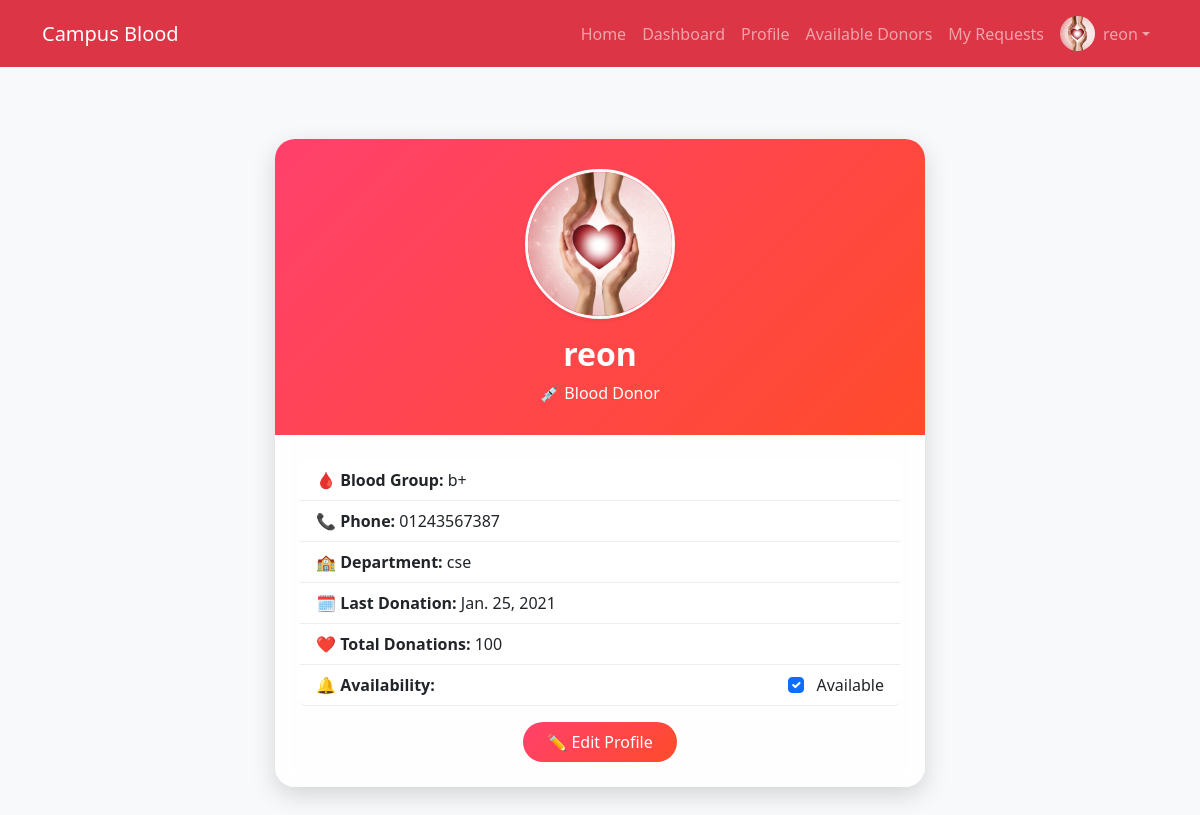
Page /profile/ (signed in) on the committed database.
### blood/models.py (models this page shows, shortened)
class Donor(models.Model):
    user = models.OneToOneField(User, on_delete=models.CASCADE)
    blood_group = models.CharField(max_length=5)
    phone = models.CharField(max_length=15)
    department = models.CharField(max_length=100)
    available = models.BooleanField(default=True)
    last_donation_date = models.DateField(null=True, blank=True)
    donation_count = models.IntegerField(default=0)
    profile_pic = models.ImageField(upload_to='profile_pics/', null=True, blank=True)

### blood/views.py (the view)
# urls.py: path('profile/', views.profile, name='profile'),
@login_required
def profile(request):
    try:
        donor_profile = Donor.objects.get(user=request.user)
    except Donor.DoesNotExist:
        return redirect('create_donor_profile')
    return render(request, 'blood/profile.html', {'donor_profile': donor_profile})

### blood/templates/blood/profile.html (shortened to what this page needs)
{% extends 'blood/base.html' %}
{% block content %}
<div class="container py-5">
    {% if donor_profile %}
    <div class="profile-card mx-auto" style="max-width: 650px;">
        <div class="profile-header text-center">
            <img src="{% if donor_profile.profile_pic %}{{ donor_profile.profile_pic.url }}{% else %}https://via.placeholder.com/150{% endif %}"
                 class="rounded-circle border border-3 border-light shadow-sm mb-3"
                 style="width:150px; height:150px; object-fit:cover;" alt="Profile Picture">
            <h2>{{ request.user.username }}</h2>
            <p class="mb-0">💉 Blood Donor</p>
        </div>
        <div class="profile-body">
            <ul class="list-group mb-3">
                <li class="list-group-item"><strong>🩸 Blood Group:</strong> {{ donor_profile.blood_group }}</li>
                <li class="list-group-item"><strong>📞 Phone:</strong> {{ donor_profile.phone }}</li>
                <li class="list-group-item"><strong>🏫 Department:</strong> {{ donor_profile.department }}</li>
                <li class="list-group-item"><strong>🗓 Last Donation:</strong> {{ donor_profile.last_donation_date|default:"Not donated yet" }}</li>
                <li class="list-group-item"><strong>❤️ Total Donations:</strong> {{ donor_profile.donation_count }}</li>
                <li class="list-group-item d-flex align-items-center justify-content-between">
                    <strong>🔔 Availability:</strong>
                    <div>
                        <input type="checkbox" id="availabilityToggle" class="form-check-input"
                               {% if donor_profile.available %}checked{% endif %}>
                        <label for="availabilityToggle" class="ms-2">{{ donor_profile.available|yesno:"Available,Not Available" }}</label>
                    </div>
                </li>
            </ul>
            <div class="text-center">
                <a href="{% url 'edit_profile' %}" class="btn btn-primary px-4 py-2">✏️ Edit Profile</a>
            </div>
        </div>
    </div>
    {% endif %}
</div>
{% endblock %}

### blood/templates/blood/base.html (shortened to what this page needs)
<!DOCTYPE html>
<html lang="en">
<head>
    <link href="https://cdn.jsdelivr.net/npm/bootstrap@5.3.2/dist/css/bootstrap.min.css" rel="stylesheet">
</head>
<body class="bg-light">
<nav class="navbar navbar-expand-lg navbar-dark bg-danger">
    <div class="container">
        <a class="navbar-brand" href="{% url 'dashboard' %}">Campus Blood</a>
        <div class="collapse navbar-collapse" id="navbarNav">
            <ul class="navbar-nav ms-auto align-items-center">
                <li class="nav-item"><a class="nav-link" href="{% url 'home' %}">Home</a></li>
                {% if user.is_authenticated %}
                    <li class="nav-item"><a class="nav-link" href="{% url 'dashboard' %}">Dashboard</a></li>
                    <li class="nav-item"><a class="nav-link" href="{% url 'profile' %}">Profile</a></li>
                    <li class="nav-item"><a class="nav-link" href="{% url 'donor_list' %}">Available Donors</a></li>
                    <li class="nav-item"><a class="nav-link" href="{% url 'donor_requests' %}">My Requests</a></li>
                    <li class="nav-item dropdown">
                        <a class="nav-link dropdown-toggle d-flex align-items-center" href="#" id="navbarDropdown" role="button" data-bs-toggle="dropdown" aria-expanded="false">
                            {% if user.donor.profile_pic %}
                                <img src="{{ user.donor.profile_pic.url }}" alt="Profile" class="navbar-profile-pic me-2">
                            {% else %}
                                <img src="https://via.placeholder.com/35" alt="Profile" class="navbar-profile-pic me-2">
                            {% endif %}
                            {{ user.username }}
                        </a>
                    </li>
                {% else %}
                    <li class="nav-item"><a class="nav-link" href="{% url 'login' %}">Login</a></li>
                    <li class="nav-item"><a class="nav-link" href="{% url 'register' %}">Register</a></li>
                {% endif %}
            </ul>
        </div>
    </div>
</nav>
<div class="container mt-4">
    {% block content %}{% endblock %}
</div>
</body>
</html>

### blood/templates/blood/base.html (style rules this page uses)
.navbar-profile-pic { width: 35px; height: 35px; object-fit: cover; border-radius: 50%; }

### blood/templates/blood/profile.html (style rules this page uses)
.profile-card { background: rgba(255, 255, 255, 0.85); backdrop-filter: blur(10px); border-radius: 20px; box-shadow: 0 8px 25px rgba(0,0,0,0.15); overflow: hidden; }
.profile-header { background: linear-gradient(135deg, #ff416c, #ff4b2b); color: white; padding: 30px 0; }
.profile-header h2 { font-weight: 600; }
.profile-body { padding: 25px; }
.list-group-item { border: none; border-bottom: 1px solid #eee; }
.btn-primary { background: linear-gradient(135deg, #ff416c, #ff4b2b); border: none; border-radius: 30px; transition: 0.3s; }
#availabilityToggle { cursor: pointer; }

### rows in the picture
Donor: profile_pic (picture), blood_group "b+", phone "01243567387", department "cse", last_donation_date "Jan. 25, 2021", donation_count "100", available "☑", available "Available"

### other values in the picture
{{ user.username }} "reon"
{{ request.user.username }} "reon"
